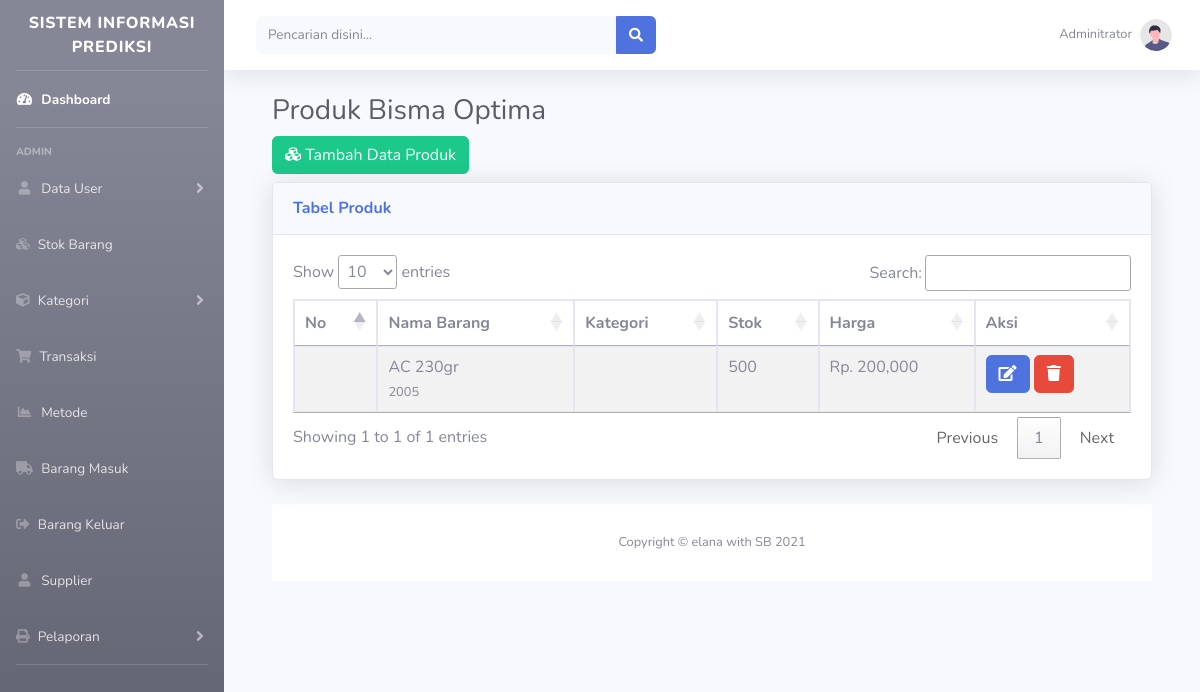
The app's page /index.php?halaman=produk (signed in), older data.
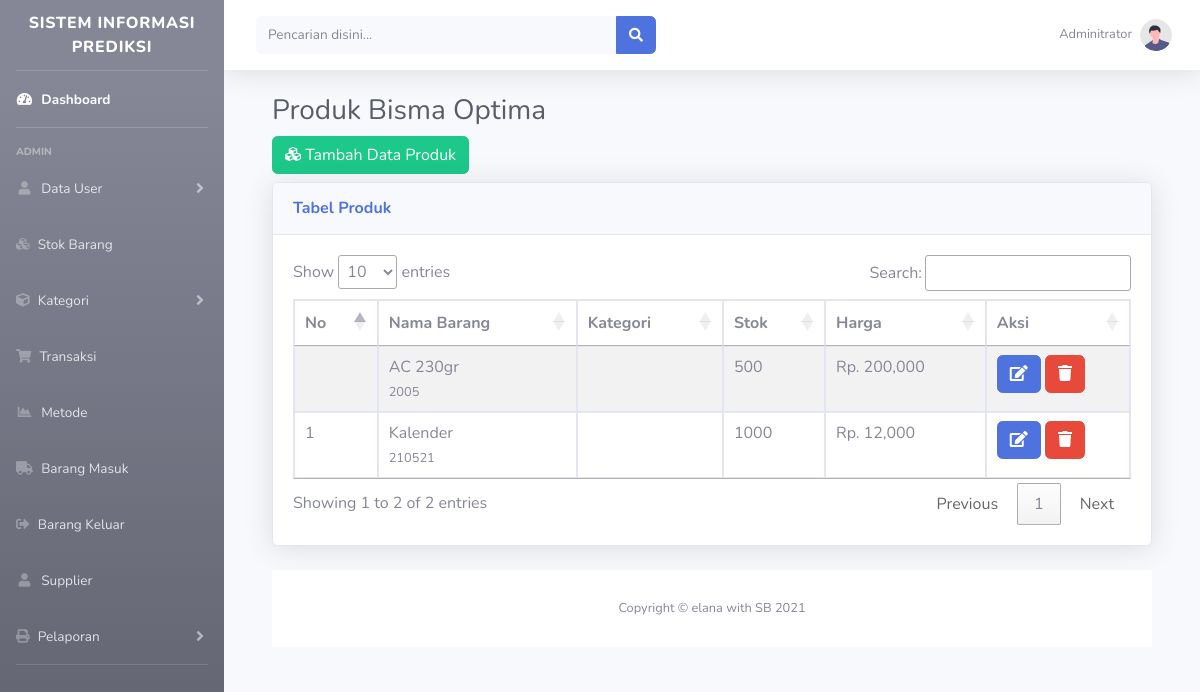
The same page, newer data.
### tables this page shows
CREATE TABLE `barang` (
  `barang_id` int(5) NOT NULL,
  `kategori_id` int(5) DEFAULT NULL,
  `supplier_id` varchar(20) DEFAULT NULL,
  `kode_barang` varchar(50) DEFAULT NULL,
  `nama_barang` varchar(100) DEFAULT NULL,
  `stok_id` int(11) DEFAULT NULL,
  `harga` int(20) DEFAULT NULL
);

### page/produk/index_produk.php (the view)
<div class="container-fluid">
    <h1 class="h3 mb-2 text-gray-800">Produk Bisma Optima </h1>
    <div class="box">
        <div class="box-header">
            <h3 class="box-title"><span class="pull-right"><a href="?halaman=produk&aksi=tambah" class="btn btn-success"><i class="fa fa-cubes"></i> Tambah Data Produk</a></span></h3>
            <div class="card shadow mb-4">
                <div class="card-header py-3">
                    <h6 class="m-0 font-weight-bold text-primary">Tabel Produk</h6>
                </div>
                <div class="card-body">
                    <div class="table-responsive">
                        <table id="example1" class="table table-bordered table-striped">
                            <thead>
                                <tr>
                                    <th>No</th>
                                    <th>Nama Barang</th>
                                    <th>Kategori</th>
                                    <th>Stok</th>
                                    <th>Harga</th>
                                    <th>Aksi</th>
                                </tr>
                            </thead>
                            <tbody>
                                <?php
                                $sql = "select * from barang";
                                $query = mysqli_query($conn, $sql);
                                while ($row = mysqli_fetch_assoc($query)) :
                                ?>
                                        <tr>
                                            <td><?= $no ?></td>
                                            <td><?= $row['nama_barang'] ?>
                                                <br>
                                                <small class="text-muted">
                                                    <?php echo $row['kode_barang']; ?>
                                                </small>
                                            </td>
                                            <td><?php echo $row['nama_kategori']; ?></td>
                                            <td><?= $row['stok_id'] ?></td>
                                            <td><?php echo "Rp. " . number_format($row['harga']); ?></td>
                                            <td>
                                                <a href="?halaman=produk&aksi=edit&id=<?= $row['id'] ?>" class="btn btn-primary"><i class="fa fa-edit"></i></a>
                                                <a href="?halaman=produk&aksi=delete&id=<?= $row['id'] ?>" class="btn btn-danger" onclick="return confirm('Apakah data akan dihapus?')"><i class="fa fa-trash"></i></a>
                                            </td>
                                        </tr>
                                <?php
                                        $no++;
                            endwhile; ?>
                            </tbody>
                        </table>
                    </div>
                </div>
            </div>
        </div>

### index.php (shortened to what this page needs)
<?php
include 'config/connection.php';
?>
<!DOCTYPE html>
<html lang="en">
<head>
    <link href="assets/vendor/fontawesome-free/css/all.min.css" rel="stylesheet" type="text/css">
    <link rel="stylesheet" type="text/css" href="//cdn.datatables.net/1.10.24/css/jquery.dataTables.min.css">
    <link href="assets/css/sb-admin-2.min.css" rel="stylesheet">
</head>
<body id="page-top">
    <div id="wrapper">
        <ul class="navbar-nav bg-gradient-secondary sidebar sidebar-dark accordion" id="accordionSidebar">
            <a class="sidebar-brand d-flex align-items-center justify-content-center" href="index.php">
                <div class="admin-brand-content font-secondary">SISTEM INFORMASI PREDIKSI</div>
            </a>
            <hr class="sidebar-divider my-0">
            <li class="nav-item active">
                <a class="nav-link" href="index.php">
                    <i class="fas fa-fw fa-tachometer-alt"></i>
                    <span>Dashboard </span></a>
            </li>
            <hr class="sidebar-divider">
            <div class="sidebar-heading">
                Admin
            </div>
            <li class="nav-item">
                <a class="nav-link collapsed" href="#" data-toggle="collapse" data-target="#collapsePages" aria-expanded="true" aria-controls="collapsePages">
                    <i class="fas fa-fw fa-user"></i>
                    <span>Data User </span>
                </a>
            </li>
            <li class="nav-item">
                <a class="nav-link" href="?halaman=stok">
                    <i class="fa fa-cubes" aria-hidden="true"></i>
                    <span>Stok Barang</span></a>
            </li>
            <li class="nav-item">
                <a class="nav-link collapsed" href="#" data-toggle="collapse" data-target="#collapseTwo" aria-expanded="true" aria-controls="collapseTwo">
                    <i class="fa fa-cube"></i>
                    <span>Kategori</span>
                </a>
            </li>
            <li class="nav-item">
                <a class="nav-link" href="?halaman=stok">
                    <i class="fa fa-shopping-cart" aria-hidden="true"></i>
                    <span>Transaksi</span></a>
            </li>
            <li class="nav-item">
                <a class="nav-link" href="404.html">
                    <i class="fas fa-fw fa-chart-area"></i>
                    <span>Metode</span></a>
            </li>
            <li class="nav-item">
                <a class="nav-link" href="?halaman=barang_masuk">
                    <i class="fa fa-truck" aria-hidden="true"></i>
                    <span>Barang Masuk</span></a>
            </li>
            <li class="nav-item">
                <a class="nav-link" href="?halaman=barang_keluar">
                    <i class="fas fa-sign-out-alt" aria-hidden="true"></i>
                    <span>Barang Keluar</span></a>
            </li>
            <li class="nav-item">
                <a class="nav-link" href="?halaman=supplier">
                    <i class="fas fa-fw fa-user" aria-hidden="true"></i>
                    <span>Supplier</span></a>
            </li>
            <li class="nav-item">
                <a class="nav-link collapsed" href="#" data-toggle="collapse" data-target="#collapseUtilities" aria-expanded="true" aria-controls="collapseUtilities">
                    <i class="fa fa-print" aria-hidden="true"></i>
                    <span>Pelaporan</span>
                </a>
            </li>
            <hr class="sidebar-divider d-none d-md-block">
        </ul>
        <div id="content-wrapper" class="d-flex flex-column">
            <div id="content">
                <nav class="navbar navbar-expand navbar-light bg-white topbar mb-4 static-top shadow">
                    <form class="d-none d-sm-inline-block form-inline mr-auto ml-md-3 my-2 my-md-0 mw-100 navbar-search">
                        <div class="input-group">
                            <input type="text" class="form-control bg-light border-0 small" placeholder="Pencarian disini..." aria-label="Search" aria-describedby="basic-addon2">
                            <div class="input-group-append">
                                <button class="btn btn-primary" type="button">
                                    <i class="fas fa-search fa-sm"></i>
                                </button>
                            </div>
                        </div>
                    </form>
                    <ul class="navbar-nav ml-auto">
                        <li class="nav-item dropdown no-arrow">
                            <a class="nav-link dropdown-toggle" href="#" id="userDropdown" role="button" data-toggle="dropdown" aria-haspopup="true" aria-expanded="false">
                                <span class="mr-2 d-none d-lg-inline text-gray-600 small">Adminitrator</span>
                                <img class="img-profile rounded-circle" src="assets/img/undraw_profile.svg">
                            </a>
                        </li>
                    </ul>
                </nav>
                <div class="container-fluid">
                    <?php
                    $page = @$_GET['halaman'];
                    $aksi = @$_GET['aksi'];
                    $page = strtolower($page);
                    switch ($page) {
                        case 'produk':
                            if ($aksi == "tambah") {
                                include 'page/produk/create_produk.php';
                            } elseif ($aksi == "edit") {
                                include 'page/produk/edit_produk.php';
                            } elseif ($aksi == "delete") {
                                include 'page/produk/delete_produk.php';
                            } else {
                                include 'page/produk/index_produk.php';
                            }
                            break;
                    }
                    ?>
                </div>
                <footer class="sticky-footer bg-white">
                    <div class="container my-auto">
                        <div class="copyright text-center my-auto">
                            <span>Copyright &copy; elana with SB <?= date("Y") ?></span>
                        </div>
                    </div>
                </footer>
            </div>
        </div>
</body>
</html>

Row changes from the older to the newer data that the page shows:
added barang: nama_barang "Kalender", kode_barang "210521", stok "1000", harga "12,000"
Text that changed along with them:
text written by a page script: "Show entries Search: Showing 1 to 1 of 1 entries Previous 1 Next" → "Show entries Search: Showing 1 to 2 of 2 entries Previous 1 Next"
